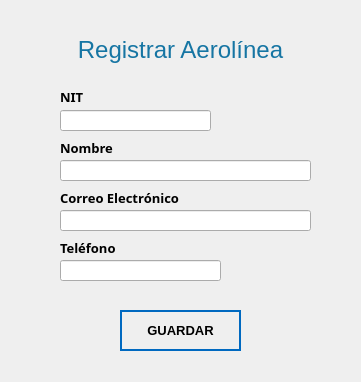
<?xml version="1.0" encoding="UTF-8"?>
<ui version="4.0">
 <class>regAerolinea</class>
 <widget class="QWidget" name="regAerolinea">
  <property name="geometry">
   <rect>
    <x>0</x>
    <y>0</y>
    <width>361</width>
    <height>382</height>
   </rect>
  </property>
  <property name="font">
   <font>
    <pointsize>10</pointsize>
   </font>
  </property>
  <property name="windowTitle">
   <string>Registrar Aerolínea</string>
  </property>
  <property name="windowIcon">
   <iconset>
    <normaloff>../Ventanas/Icons/Paper-Plane-icon.png</normaloff>../Ventanas/Icons/Paper-Plane-icon.png</iconset>
  </property>
  <widget class="QLabel" name="label_2">
   <property name="geometry">
    <rect>
     <x>70</x>
     <y>30</y>
     <width>221</width>
     <height>41</height>
    </rect>
   </property>
   <property name="styleSheet">
    <string notr="true">font: 63 26pt &quot;Open Sans Semibold&quot;;</string>
   </property>
   <property name="text">
    <string>&lt;html&gt;&lt;head/&gt;&lt;body&gt;&lt;p align=&quot;center&quot;&gt;&lt;span style=&quot; font-size:18pt; font-weight:400; color:#1675a3;&quot;&gt;Registrar Aerolínea&lt;/span&gt;&lt;/p&gt;&lt;/body&gt;&lt;/html&gt;</string>
   </property>
  </widget>
  <widget class="QLineEdit" name="le_nit">
   <property name="geometry">
    <rect>
     <x>60</x>
     <y>110</y>
     <width>151</width>
     <height>21</height>
    </rect>
   </property>
   <property name="font">
    <font>
     <family>Nirmala UI Semilight</family>
     <pointsize>10</pointsize>
     <weight>50</weight>
     <italic>false</italic>
     <bold>false</bold>
    </font>
   </property>
   <property name="styleSheet">
    <string notr="true">font: 10pt &quot;Nirmala UI Semilight&quot;;</string>
   </property>
   <property name="text">
    <string/>
   </property>
   <property name="frame">
    <bool>true</bool>
   </property>
   <property name="echoMode">
    <enum>QLineEdit::Normal</enum>
   </property>
   <property name="dragEnabled">
    <bool>false</bool>
   </property>
   <property name="placeholderText">
    <string/>
   </property>
  </widget>
  <widget class="QLabel" name="label">
   <property name="geometry">
    <rect>
     <x>60</x>
     <y>90</y>
     <width>47</width>
     <height>13</height>
    </rect>
   </property>
   <property name="font">
    <font>
     <family>Nirmala UI Semilight</family>
     <pointsize>10</pointsize>
     <weight>75</weight>
     <bold>true</bold>
    </font>
   </property>
   <property name="text">
    <string>NIT</string>
   </property>
  </widget>
  <widget class="QLabel" name="label_3">
   <property name="geometry">
    <rect>
     <x>60</x>
     <y>140</y>
     <width>81</width>
     <height>16</height>
    </rect>
   </property>
   <property name="font">
    <font>
     <family>Nirmala UI Semilight</family>
     <pointsize>10</pointsize>
     <weight>75</weight>
     <bold>true</bold>
    </font>
   </property>
   <property name="text">
    <string>Nombre </string>
   </property>
  </widget>
  <widget class="QLineEdit" name="le_nombreAerolinea">
   <property name="geometry">
    <rect>
     <x>60</x>
     <y>160</y>
     <width>251</width>
     <height>21</height>
    </rect>
   </property>
   <property name="font">
    <font>
     <family>Nirmala UI Semilight</family>
     <pointsize>10</pointsize>
     <weight>50</weight>
     <italic>false</italic>
     <bold>false</bold>
    </font>
   </property>
   <property name="styleSheet">
    <string notr="true">font: 10pt &quot;Nirmala UI Semilight&quot;;</string>
   </property>
   <property name="text">
    <string/>
   </property>
   <property name="frame">
    <bool>true</bool>
   </property>
   <property name="echoMode">
    <enum>QLineEdit::Normal</enum>
   </property>
   <property name="dragEnabled">
    <bool>false</bool>
   </property>
   <property name="placeholderText">
    <string/>
   </property>
  </widget>
  <widget class="QLineEdit" name="le_coraerolinea">
   <property name="geometry">
    <rect>
     <x>60</x>
     <y>210</y>
     <width>251</width>
     <height>21</height>
    </rect>
   </property>
   <property name="styleSheet">
    <string notr="true">font: 10pt &quot;Nirmala UI Semilight&quot;;</string>
   </property>
   <property name="text">
    <string/>
   </property>
   <property name="frame">
    <bool>true</bool>
   </property>
   <property name="echoMode">
    <enum>QLineEdit::Normal</enum>
   </property>
   <property name="dragEnabled">
    <bool>false</bool>
   </property>
   <property name="placeholderText">
    <string/>
   </property>
  </widget>
  <widget class="QLabel" name="label_4">
   <property name="geometry">
    <rect>
     <x>60</x>
     <y>190</y>
     <width>131</width>
     <height>16</height>
    </rect>
   </property>
   <property name="font">
    <font>
     <family>Nirmala UI Semilight</family>
     <pointsize>10</pointsize>
     <weight>75</weight>
     <bold>true</bold>
    </font>
   </property>
   <property name="text">
    <string>Correo Electrónico</string>
   </property>
  </widget>
  <widget class="QLineEdit" name="le_telaerolinea">
   <property name="geometry">
    <rect>
     <x>60</x>
     <y>260</y>
     <width>161</width>
     <height>21</height>
    </rect>
   </property>
   <property name="styleSheet">
    <string notr="true">font: 10pt &quot;Nirmala UI Semilight&quot;;</string>
   </property>
   <property name="text">
    <string/>
   </property>
   <property name="frame">
    <bool>true</bool>
   </property>
   <property name="echoMode">
    <enum>QLineEdit::Normal</enum>
   </property>
   <property name="dragEnabled">
    <bool>false</bool>
   </property>
   <property name="placeholderText">
    <string/>
   </property>
  </widget>
  <widget class="QLabel" name="label_5">
   <property name="geometry">
    <rect>
     <x>60</x>
     <y>240</y>
     <width>81</width>
     <height>16</height>
    </rect>
   </property>
   <property name="font">
    <font>
     <family>Nirmala UI Semilight</family>
     <pointsize>10</pointsize>
     <weight>75</weight>
     <bold>true</bold>
    </font>
   </property>
   <property name="text">
    <string>Teléfono</string>
   </property>
  </widget>
  <widget class="QPushButton" name="bt_saveAerolinea">
   <property name="geometry">
    <rect>
     <x>120</x>
     <y>310</y>
     <width>121</width>
     <height>41</height>
    </rect>
   </property>
   <property name="font">
    <font>
     <pointsize>10</pointsize>
     <weight>75</weight>
     <bold>true</bold>
    </font>
   </property>
   <property name="cursor">
    <cursorShape>PointingHandCursor</cursorShape>
   </property>
   <property name="styleSheet">
    <string notr="true">QPushButton
{	
	height: 2em;
 	border-style: solid;
	border-width: 2px;
 	border-color: #0069c0;
	font-weight: bold;
}

QPushButton:hover
{
   	background-color:#0069c0;
	color:white;
}</string>
   </property>
   <property name="text">
    <string>GUARDAR</string>
   </property>
   <property name="icon">
    <iconset>
     <normaloff>Icons/save-icon.png</normaloff>Icons/save-icon.png</iconset>
   </property>
   <property name="iconSize">
    <size>
     <width>30</width>
     <height>30</height>
    </size>
   </property>
   <property name="flat">
    <bool>true</bool>
   </property>
  </widget>
 </widget>
 <resources/>
 <connections/>
</ui>
